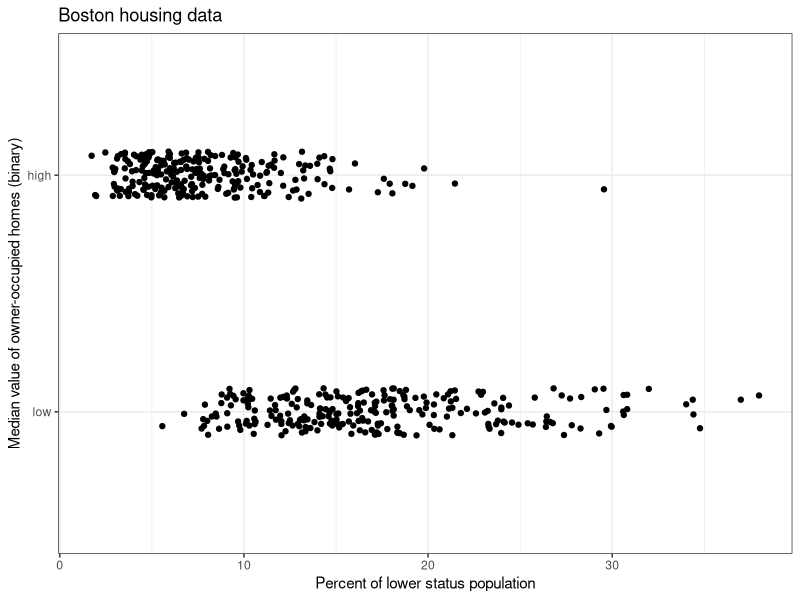
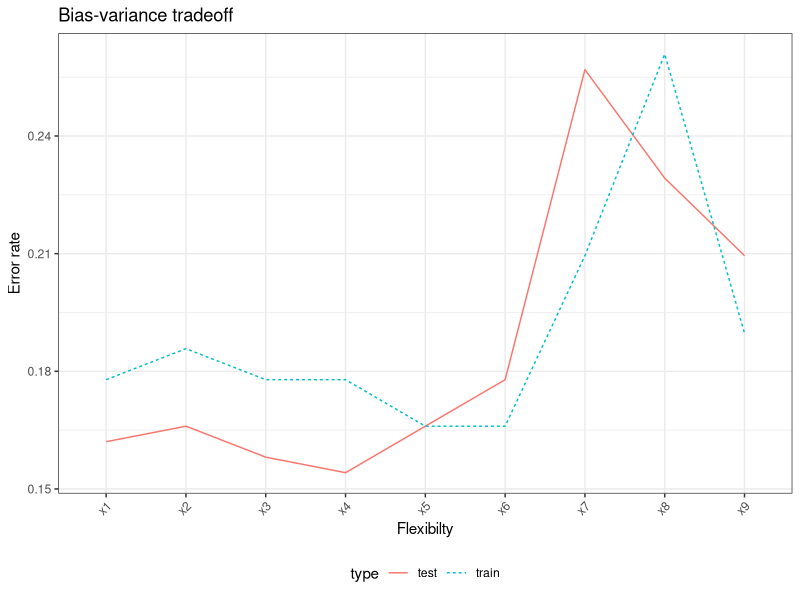
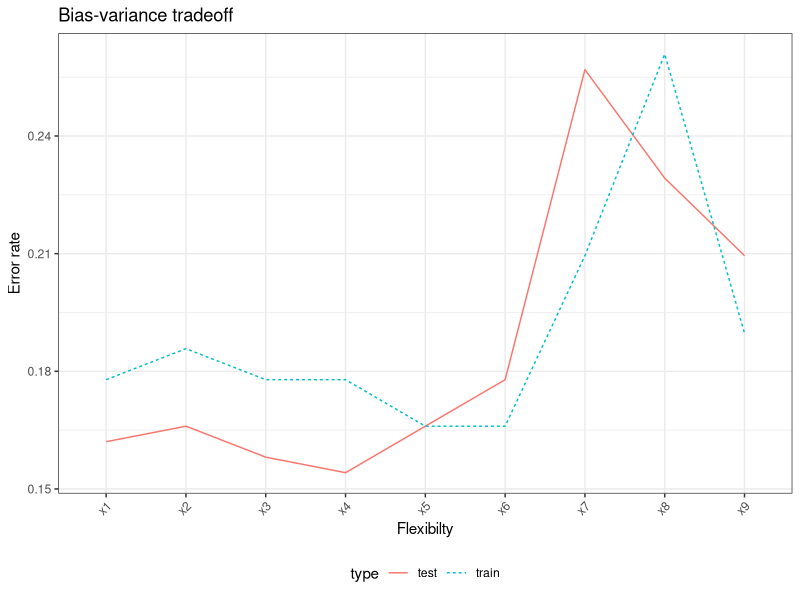

These figures' R source, in order:
# author: Jarad Niemi
# date:   2026-09-04
# purpose: example of bias variance trade-off in classification
# ------------------------------------------------------------------------------
library("tidyverse"); theme_set(theme_bw())
# library("MASS") # not needed since we are using MASS::Boston and avoids conflict with select

# Create a binary response variable based on the median value of owner-occupied homes in $1000s
Boston <- MASS::Boston |>
  mutate(
    medv_class = ifelse(medv > median(medv), "high", "low"),
    medv_class = factor(medv_class, levels = c("low", "high"))
  ) |>
  select(-medv) |>
  select(medv_class, lstat, everything()) # reorder columns to put response variable first

# Exploratory data analysis:
g <- ggplot(Boston, aes(x = lstat, y = medv_class)) +
  geom_jitter(height = 0.1) +
  labs(
    x     = "Percent of lower status population",
    y     = "Median value of owner-occupied homes (binary)",
    title = "Boston housing data"
  )

g


set.seed(20260902) # for reproducible results
n <- dim(Boston)[1]
train_index  <- sample.int(n, size = n / 2, replace = FALSE)
train_boston <- Boston[ train_index, ]
test_boston  <- Boston[-train_index, ]


# Fit models and calculate train and test MSE
# Fitting models of order 1 (linear) to order 9 in lstat, analogous to the
# regression example, so that flexibility increases smoothly with i.
train_predict <- test_predict <- list()
for (i in 1:9) {
    # Fit a logistic regression model with an increasingly flexible
    # polynomial term in lstat
    m <- glm(medv_class == "high" ~ poly(lstat, i), data = train_boston, family = binomial)
  
    # Predictions are probabilities of "high"
    train_predict[[i]] <- predict(m, newdata = train_boston, type = "response")
    test_predict[[ i]] <- predict(m, newdata =  test_boston, type = "response")
  
    # Use Bayes rule to provide class predictions
    train_predict[[i]] <- ifelse(train_predict[[i]] > 0.5, "high", "low")
    test_predict[[ i]] <- ifelse(test_predict[[ i]] > 0.5, "high", "low")
}


# Train Error Rate
error_train <- train_boston |> 
  dplyr::select(medv_class) |>
  mutate(
    x1 = train_predict[[1]],
    x2 = train_predict[[2]],
    x3 = train_predict[[3]],
    x4 = train_predict[[4]],
    x5 = train_predict[[5]],
    x6 = train_predict[[6]],
    x7 = train_predict[[7]],
    x8 = train_predict[[8]],
    x9 = train_predict[[9]],
  ) |>
  pivot_longer(
    cols      = starts_with("x"),
    names_to  = "model",
    values_to = "prediction"
  ) |>
  mutate(
    prediction = factor(prediction, levels = c("low", "high"))
  ) |>
  group_by(model) |>
  summarize(
    error_rate = mean(medv_class != prediction)    
  )


# Test MSE
error_test <- test_boston |> 
  dplyr::select(medv_class) |>
  mutate(
    x1 = test_predict[[1]],
    x2 = test_predict[[2]],
    x3 = test_predict[[3]],
    x4 = test_predict[[4]],
    x5 = test_predict[[5]],
    x6 = test_predict[[6]],
    x7 = test_predict[[7]],
    x8 = test_predict[[8]],
    x9 = test_predict[[9]]
  ) |>
  pivot_longer(
    cols      = starts_with("x"),
    names_to  = "model",
    values_to = "prediction"
  ) |>
  mutate(
    prediction = factor(prediction, levels = c("low", "high"))
  ) |>
  group_by(model) |>
  summarize(
    error_rate = mean(medv_class != prediction)        
  )


# Plot train and test MSE
error_rate <- bind_rows(
    error_train |> mutate(type = "train"),
    error_test  |> mutate(type = "test" )
)

g_bv <- ggplot(error_rate, aes(x = model, y = error_rate, 
                color = type, linetype = type, group = type)) +
    geom_line() + 
    theme(
      axis.text.x = element_text(angle = 45, hjust = 1),
      legend.position = "bottom") +
    labs(
        x     = "Flexibilty", 
        y     = "Error rate",    
        title = "Bias-variance tradeoff")

g_bv


ggsave(g_bv, filename = "02-3-classification-bias-variance-tradeoff.jpg", 
       width = 6, height = 4, dpi = 300)
